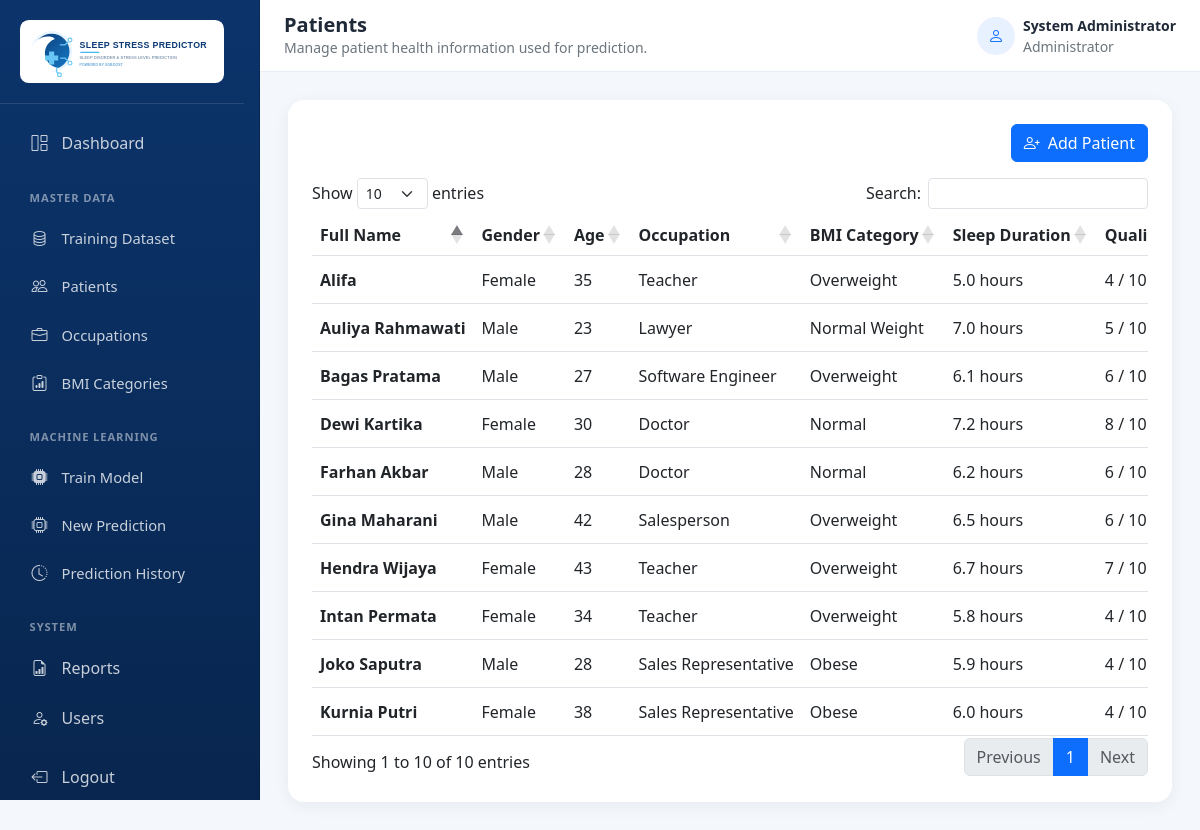
The app's page /master-data/patients (signed in), older data.
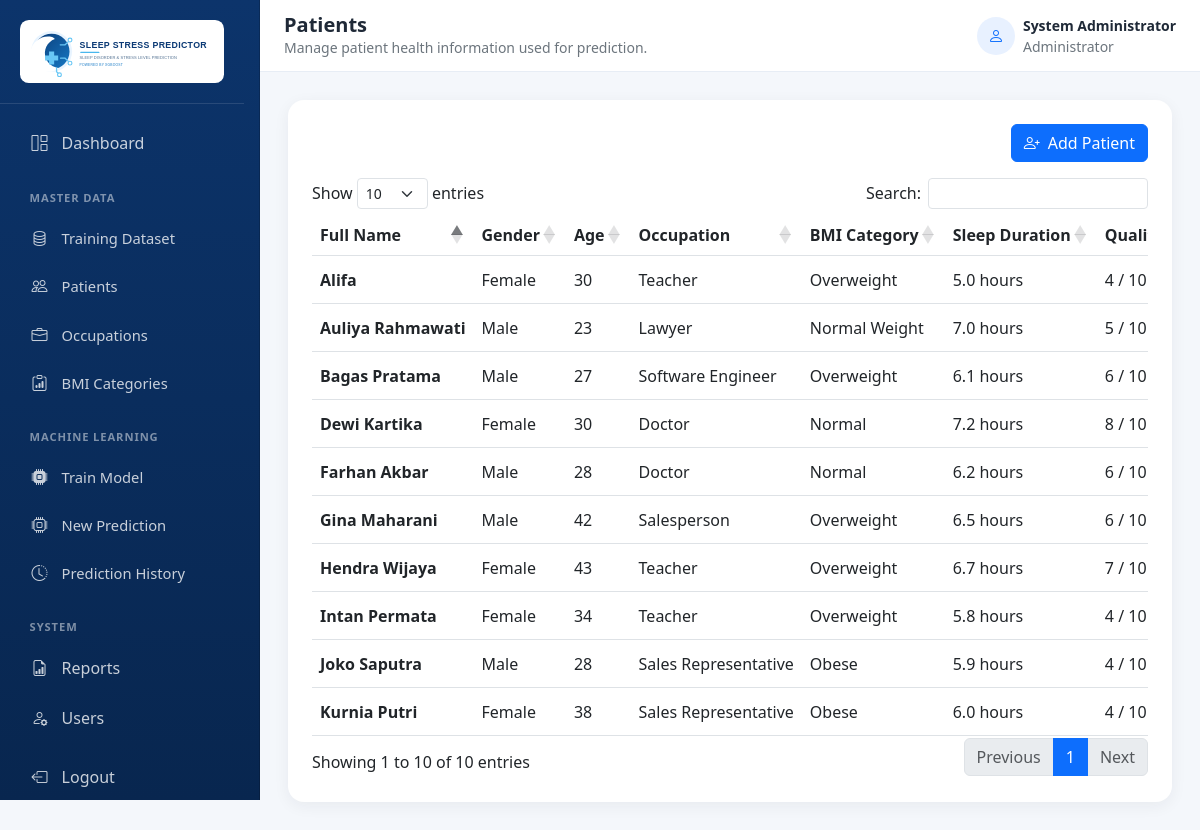
The same page, newer data.
### models/database.py (models this page shows)
class Patient(db.Model):
    __tablename__ = "patients"
    id = db.Column(db.Integer, primary_key=True)
    full_name = db.Column(db.String(120), nullable=False)
    gender = db.Column(db.String(20), nullable=False)
    age = db.Column(db.Integer, nullable=False)
    occupation_id = db.Column(db.Integer, db.ForeignKey("occupations.id"), nullable=False, index=True)
    sleep_duration = db.Column(db.Float, nullable=False)
    quality_of_sleep = db.Column(db.Integer, nullable=False)
    physical_activity_level = db.Column(db.Integer, nullable=False)
    daily_steps = db.Column(db.Integer, nullable=False)
    bmi_category_id = db.Column(db.Integer, db.ForeignKey("bmi_categories.id"), nullable=False, index=True)
    heart_rate = db.Column(db.Integer, nullable=False)
    systolic_bp = db.Column(db.Integer, nullable=False)
    diastolic_bp = db.Column(db.Integer, nullable=False)
    created_at = db.Column(db.DateTime, nullable=False, default=jakarta_now)
    updated_at = db.Column(db.DateTime, nullable=False, default=jakarta_now, onupdate=jakarta_now)
    occupation = db.relationship("Occupation", back_populates="patients")
    bmi_category = db.relationship("BmiCategory", back_populates="patients")
    prediction_history = db.relationship(
        "PredictionHistory", back_populates="patient", cascade="all, delete-orphan"
    )

class Occupation(db.Model):
    __tablename__ = "occupations"
    id = db.Column(db.Integer, primary_key=True)
    name = db.Column(db.String(120), nullable=False, unique=True, index=True)
    created_at = db.Column(db.DateTime, nullable=False, default=jakarta_now)
    training_dataset_records = db.relationship("TrainingDatasetRecord", back_populates="occupation")
    patients = db.relationship("Patient", back_populates="occupation")

class BmiCategory(db.Model):
    __tablename__ = "bmi_categories"
    id = db.Column(db.Integer, primary_key=True)
    name = db.Column(db.String(80), nullable=False, unique=True, index=True)
    created_at = db.Column(db.DateTime, nullable=False, default=jakarta_now)
    training_dataset_records = db.relationship("TrainingDatasetRecord", back_populates="bmi_category")
    patients = db.relationship("Patient", back_populates="bmi_category")

### routes/master_data.py (the view)
@master_data_bp.get("/patients")
@login_required
def patients():
    return render_template("patients/index.html", patients=Patient.query.order_by(Patient.created_at.desc()).all())

### app.py (called while the page is built)
@login_manager.user_loader
def load_user(user_id):
    return db.session.get(User, int(user_id))

### templates/patients/index.html (shortened to what this page needs)
{% extends "base.html" %}
{% block page_title %}Patients{% endblock %}
{% block page_subtitle %}Manage patient health information used for prediction.{% endblock %}
{% block content %}
<div class="card border-0 dashboard-card">
  <div class="card-body p-4">
    <div class="responsive-toolbar justify-content-end mb-3">
      <a class="btn btn-primary" href="{{ url_for('master_data.patient_create') }}"><i class="bi bi-person-plus me-2"></i>Add Patient</a>
    </div>
    <div class="table-responsive">
      <table class="table data-table align-middle text-nowrap w-100">
        <thead>
          <tr>
            <th>Full Name</th>
            <th>Gender</th>
            <th>Age</th>
            <th>Occupation</th>
            <th>BMI Category</th>
            <th>Sleep Duration</th>
            <th>Quality of Sleep</th>
          </tr>
        </thead>
        <tbody>
          {% for patient in patients %}
          <tr>
            <td class="fw-semibold">{{ patient.full_name }}</td>
            <td>{{ patient.gender }}</td>
            <td>{{ patient.age }}</td>
            <td>{{ patient.occupation.name }}</td>
            <td>{{ patient.bmi_category.name }}</td>
            <td>{{ patient.sleep_duration }} hours</td>
            <td>{{ patient.quality_of_sleep }} / 10</td>
          </tr>
          {% endfor %}
        </tbody>
      </table>
    </div>
  </div>
</div>
{% endblock %}

Row changes from the older to the newer data that the page shows:
changed Patient "Alifa": age "35" → "30"
